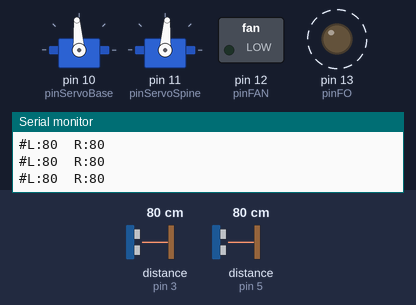
The sketch below on a simulated Arduino Uno, built with avr-gcc and run on an emulated ATmega328P. Shown: 2 × servo, switched loads named in the sketch (green lamp = pin HIGH), output pins drawn as LEDs (lit = HIGH), the last lines printed to the serial monitor. Wiring (inferred from the names in the program): 2 × ultrasonic range finder: trigger pin 4, echo pin 3 / trigger pin 6, echo pin 5. Dashed ring = blinking. Inputs (shaded band) come from the test bench; at power-on: distance to the obstacle (sensors on pin 3, pin 5) 80 cm. The echo pulse lasts 58.3 µs per cm; random numbers use the default seed unless the sketch sets one; pins used as bus, display or sensor lines are not drawn.

Above: at 1.2 s.
1.3 s: distance to the obstacle (sensor on pin 3) set to 18 cm
At 1.9 s:
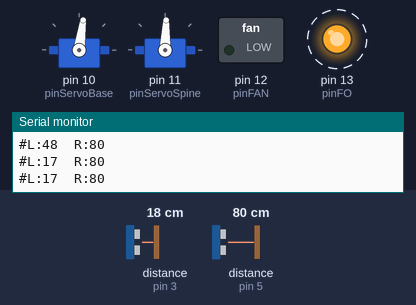
4.3 s: distance to the obstacle (sensor on pin 5) set to 4 cm
7.3 s: distance to the obstacle (sensor on pin 5) set to 18 cm
At 8.2 s:
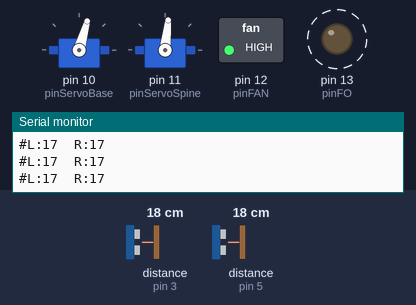
10.3 s: distance to the obstacle (sensor on pin 5) set to 35 cm
At 11.2 s:
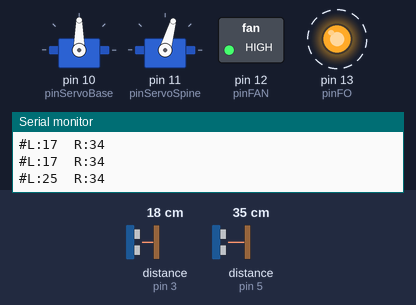
13.3 s: distance to the obstacle (sensor on pin 3) set to 2 cm
At 13.8 s:
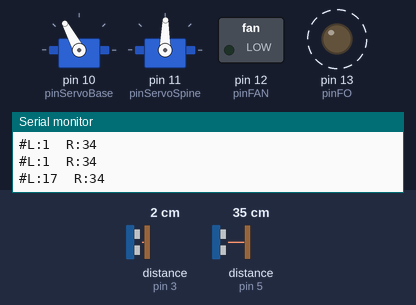
16.3 s: distance to the obstacle (sensor on pin 3) set to 9 cm
Timing chart, 0 to 20.3 s (numbered marks = the images above; inputs shaded):
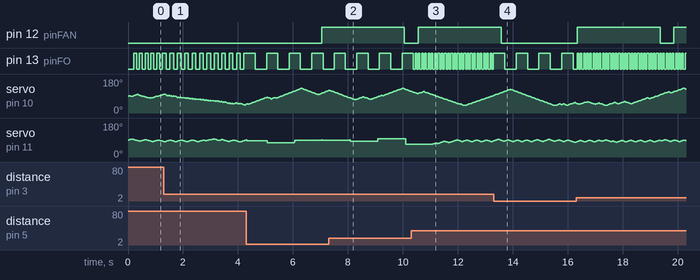

The sketch:

HA_0004.pde
```cpp
/*  CONFIG
 ------------------------------------------------*/

// bibliotecas

#include <Servo.h>
#include <SerialCommand.h>

// classes

Servo servo_base;
Servo servo_spine;
SerialCommand controller;

// pinos do arduino

int pinFO = 13;          // FIBRA OTICA
int pinFAN = 12;         // VENTILANDOR-FAN
int pinServoBase = 10;   // SERVO BASE
int pinServoSpine = 11;  // SERVO ESPINHA
int pinUSeLE = 3;          // ULTRASOUND ECHO~CINZA
int pinUStLE = 4;          // ULTRASOUND TRIGGER~AZUL
int pinUSeRI = 5;          // ULTRASOUND ECHO~CINZA
int pinUStRI = 6;          // ULTRASOUND TRIGGER~AZUL

int min_servo_s = 70;
int max_servo_s = 100;

int min_servo_b = 40;
int max_servo_b = 130;

// variaveis para stepper do servo

int base_next = 90;
int spine_next = 90;

int base_current = 0;
int spine_current = 0;

// variaveis da respiracao

unsigned long breath_in_millis = 0;
unsigned long breath_out_millis = 0;
unsigned int breath_in_cycle = 7000;
unsigned int breath_out_cycle = 7000;
boolean breath_state = true;

// fibra otica

unsigned long fiber_millis = 0;
unsigned int fiber_cycle = 50;
boolean fiberhigh = false;

// ciclo us

unsigned long us_millis = 0;
unsigned int us_cycle = 50;

unsigned long zoom_millis = 0;
unsigned int zoom_cycle = 4000;

unsigned long servo_millis = 0;
unsigned int servo_cycle = 1000;
boolean cancel_servo = false;

boolean AUTO = true;

boolean up = false;
boolean side = false;

const int numReadings = 2;
int usindex = 0;
int readingsLE[numReadings];
int readingsRI[numReadings];

int ustotalLE = 0;
int ussmoothLE = 0;
int ustotalRI = 0;
int ussmoothRI = 0;

int flash_next = 255;
int flash_current = 0;

/*  SETUP
 ------------------------------------------------*/


void setup()
{

  // definir pinos

  pinMode(pinFO, OUTPUT);
  pinMode(pinFAN, OUTPUT);

  pinMode(pinUStLE, OUTPUT);
  pinMode(pinUSeLE, INPUT);
  pinMode(pinUStRI, OUTPUT);
  pinMode(pinUSeRI, INPUT);

  servo_base.attach(pinServoBase);
  servo_spine.attach(pinServoSpine);

  // pegar valores iniciais dos servos (n sei se faz diferenca)

  base_current = servo_base.read();
  spine_current = servo_spine.read();

  // ligar Serial

  Serial.begin(9600);

  // criar comandos seriais

  controller.addCommand("auto", com_auto);
  controller.addCommand("manual", com_manual);
  controller.addCommand("in", com_cycle_in);
  controller.addCommand("out", com_cycle_out);
  controller.addCommand("s", com_servo);
  controller.addCommand("ss", com_servoss);
  controller.addDefaultHandler(com_unrecognized);  // Handler for command that isn't matched  (says "What?")

  // Arduino pronto

  Serial.println("Ready");

}


/*  LOOP
 ------------------------------------------------*/


void loop()
{

  // verificar comandos seriais

  controller.readSerial();

  // stepper servo base

  if(cycleCheck(&servo_millis, servo_cycle))
  {
    cancel_servo = false;
  }


  // LIMITES

  if(base_next > max_servo_b){
    base_next = max_servo_b;
  }
  if(base_next < min_servo_b){
    base_next = min_servo_b;
  }
  if(spine_next > max_servo_s){
    spine_next = max_servo_s;
  }
  if(spine_next < min_servo_s){
    spine_next = min_servo_s;
  }

  // MOVIMENTO

  if(base_next != base_current )
  {
    if( base_next > base_current )
    {
      base_current+=2;
    }
    else if(base_next < base_current)
    {
      base_current-=2;
    }
    servo_base.write(base_current);
  }

  // stepper servo spine

  if(spine_next != spine_current && ! cancel_servo)
  {
    if( spine_next > spine_current )
    {
      spine_current++;
    }
    else if(spine_next < spine_current)
    {
      spine_current--;
    }
    servo_spine.write(spine_current);
  }

  // FIBER

  if(cycleCheck(&fiber_millis, fiber_cycle))
  {
    fiberhigh = !fiberhigh;

    if(fiberhigh){
      digitalWrite(pinFO, LOW);
    }
    else{
      digitalWrite(pinFO, HIGH);
    }
  }

  // BREATH IN

  if(cycleCheck(&breath_out_millis, breath_out_cycle) && !breath_state)
  {
    breath_state = true;
    digitalWrite(pinFAN, HIGH);
    breath_in_millis = millis();
  }

  // BREATH OUT

  if(cycleCheck(&breath_in_millis, breath_in_cycle) && breath_state)
  {
    breath_state = false;
    digitalWrite(pinFAN, LOW);
    breath_out_millis = millis();
  }

  // ULTRASOUND IF AUTOMODE

  int usLE;
  int usRI;

  // US

  usLE = ultrasoundOld(pinUSeLE,pinUStLE);
  usRI = ultrasoundOld(pinUSeRI,pinUStRI);

  readingsLE[usindex] = usLE;
  readingsRI[usindex] = usRI;

  ustotalLE = 0;
  ustotalRI = 0;

  for(int i = 0 ; i < numReadings ; i++) {
    ustotalLE = ustotalLE + readingsLE[i];
    ustotalRI = ustotalRI + readingsRI[i];
  }

  if(usindex >= numReadings)
  {
    usindex = 0;
  }
  else {
    usindex = usindex + 1;
  }

  ussmoothLE = ustotalLE / numReadings;
  ussmoothRI = ustotalRI / numReadings;

  Serial.print("#L:");
  Serial.print(ussmoothLE);
  Serial.print("\t");
  Serial.print("R:");
  Serial.println(ussmoothRI);

  // quando diminui left (nosso left em relacao ao HA) diminui a base ate 30; invertido

  // Behavior Logic
  if(usLE < 20 && usRI < 20 && ! cancel_servo){
    cancel_servo = true;
    int r;
    if(spine_next > min_servo_s){
      r = spine_next-10;
    }
    else{
      r = random(min_servo_s,max_servo_s);
    }
    spine_next = spine_current = r;
    servo_spine.write(r);

  }
  else if( ussmoothLE >= 20 && ussmoothLE <= 40 && ussmoothRI >= 20 && ussmoothRI <= 40  )
  {
    breath_in_cycle = 200000;
    breath_out_cycle = 500;
    fiber_cycle = 50;
  }
  else if( ussmoothLE > 40 && ussmoothLE < 150 && ussmoothRI > 40 && ussmoothRI < 150  )
  {

    fiber_cycle = 100;

    breath_in_cycle = 5000;
    breath_out_cycle = 2000;

    if(cycleCheck(&zoom_millis, zoom_cycle))
    {
      spine_next = random(30,50);
      //base_next = base_next+3-random(6);
    }

    if(ussmoothLE-ussmoothRI > 20 ||ussmoothLE-ussmoothRI < -20){

      if(ussmoothLE > ussmoothRI && base_next < 130){
        base_next = base_next+=4;
        side = true;
      }
      else if(ussmoothLE < ussmoothRI && base_next > 50){
        base_next = base_next-=4;
        side = false;
      }

    }

  }
  else{

    fiber_cycle = 400;

    breath_in_cycle = 3000;
    breath_out_cycle = 4000;
  }

  if(AUTO){

    if( up )
    {
      if( spine_next > min_servo_s )
      {
        spine_next-=4;
      }
      else{
        up = false;
      }
    }
    else
    {
      if( spine_next < max_servo_s )
      {
        spine_next+=4;
      }
      else{
        up = true;
      }
    }

    if( side )
    {
      if( base_next > min_servo_b )
      {
        base_next-=1;
      }
      else{
        side = false;
      }
    }
    else
    {
      if( base_next < max_servo_b )
      {
        base_next+=1;
      }
      else{
        side = true;
      }
    }

    int r = random(95);
    if( r > 90 ){
      up = !up;
    }

    r = random(95);
    if( r > 90 ){
      side = !side;
    }


  }

  // bom delay pro arduino e pros servos

  delay(15);

}


/*  METODOS
 ------------------------------------------------*/

int ultrasoundOld(int echoPin, int triggerPin)
{
  digitalWrite(triggerPin, LOW);
  delayMicroseconds(2);
  digitalWrite(triggerPin, HIGH);
  delayMicroseconds(10);
  digitalWrite(triggerPin, LOW);
  return pulseIn(echoPin, HIGH)/58;
}

int ultrasound(int pin)
{
  pinMode(pin, OUTPUT); //pin is output
  digitalWrite(pin, LOW);
  delayMicroseconds(2);
  digitalWrite(pin, HIGH);
  delayMicroseconds(10);
  digitalWrite(pin, LOW);
  pinMode(pin, INPUT); // pin is now input
  // wait for a high pulse
  return pulseIn(pin, HIGH)/58; //divide with 148 and you get inches
}


// serialcommand s = servo
// comandos podem ser s = spine e b = base

void com_servo()
{

  char *arg;
  String name;
  int val;

  arg = controller.next(); // pegar proximo argumento
  if (arg != NULL)
  {
    name = arg; // nome do servo
  }

  arg = controller.next(); // pegar proximo argumento
  if (arg != NULL && !AUTO)
  {
    int val = atoi(arg); // converter char em inteiro

    Serial.print("Servo "+name+" to ");

    Serial.println(val);

    if(val < 0 || val > 179)
    {
      Serial.println("ERROR: Servo values must be 0 to 179");
    }
    else
    {
      if(name == "s") // s = spine
      {
        Serial.println("Move spine!");
        spine_next = val;
      }
      else if(name == "b") // b = base
      {
        Serial.println("Move base!");
        base_next = val;
      }
    }
  }
}

void com_servoss()
{

  char *arg;
  String name;
  int val;

  Serial.println("OpenCV");

  arg = controller.next(); // pegar proximo argumento
  if (arg != NULL)
  {

    name = arg; // nome do servo

    int vel = 2;

    if(name == "t") // s = spine
    {
      Serial.println("UP");
      spine_next += vel;
    }
    else if(name == "b") // b = base
    {
      Serial.println("DOWN");
      spine_next -= vel;
    }
    else if(name == "l") // b = base
    {
      Serial.println("LEFT");
      base_next += vel;
    }
    else if(name == "r") // b = base
    {
      Serial.println("RIGHT");
      base_next -= vel;
    }
  }
}

// serialcommand in = inspiracao

void com_cycle_in()
{
  char *arg;
  arg = controller.next(); // pegar proximo argumento
  if (arg != NULL)
  {
    breath_in_cycle = atoi(arg); // novo ciclo
  }
}

// serialcommand out = expiracao

void com_cycle_out()
{
  char *arg;
  arg = controller.next(); // pegar proximo argumento
  if (arg != NULL)
  {
    breath_out_cycle = atoi(arg); // novo ciclo
  }
}

// auto mode

void com_auto()
{
  AUTO = true;
  Serial.println("auto mode");
}

void com_manual()
{
  AUTO = false;
  Serial.println("manual mode");
}

// serialcommand default

void com_unrecognized()
{
  Serial.println("What?");
}

// metodo para verificar se um ciclo terminou

boolean cycleCheck(unsigned long *lastMillis, unsigned int cycle)
{
  unsigned long currentMillis = millis();
  if(currentMillis - *lastMillis >= cycle)
  {
    //Serial.println(currentMillis - *lastMillis);
    *lastMillis = currentMillis;
    return true;
  }
  else
    return false;
}
```

Measured:
- after the input at 10.3 s, pin 12 (pinFAN): LOW → HIGH after 0.26 s
- by itself, pin 13 (pinFO): alternates HIGH for 0.06 s and LOW for 0.06 s
